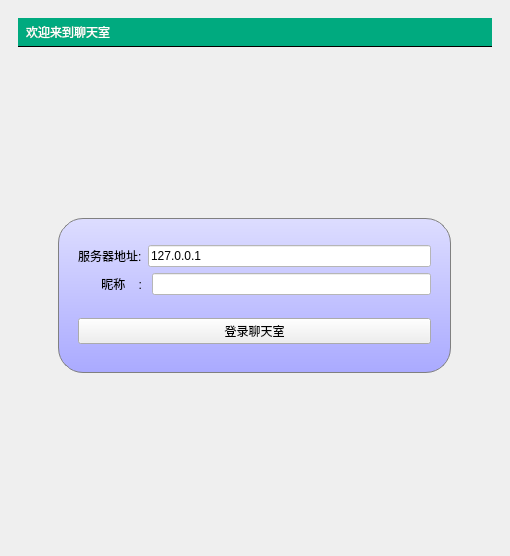
<?xml version="1.0" encoding="UTF-8"?>
<ui version="4.0">
 <class>MainWindow</class>
 <widget class="QMainWindow" name="MainWindow">
  <property name="geometry">
   <rect>
    <x>0</x>
    <y>0</y>
    <width>510</width>
    <height>556</height>
   </rect>
  </property>
  <property name="windowTitle">
   <string>客户端</string>
  </property>
  <widget class="QWidget" name="centralwidget">
   <layout class="QVBoxLayout" name="verticalLayout_8">
    <item>
     <widget class="QStackedWidget" name="stackedWidget_main">
      <property name="currentIndex">
       <number>1</number>
      </property>
      <widget class="QWidget" name="page_4">
       <layout class="QGridLayout" name="gridLayout_2">
        <item row="0" column="1">
         <spacer name="verticalSpacer_5">
          <property name="orientation">
           <enum>Qt::Vertical</enum>
          </property>
          <property name="sizeHint" stdset="0">
           <size>
            <width>20</width>
            <height>178</height>
           </size>
          </property>
         </spacer>
        </item>
        <item row="1" column="0">
         <spacer name="horizontalSpacer_7">
          <property name="orientation">
           <enum>Qt::Horizontal</enum>
          </property>
          <property name="sizeHint" stdset="0">
           <size>
            <width>83</width>
            <height>20</height>
           </size>
          </property>
         </spacer>
        </item>
        <item row="1" column="1">
         <layout class="QVBoxLayout" name="verticalLayout_7">
          <item>
           <layout class="QHBoxLayout" name="horizontalLayout_8">
            <item>
             <widget class="QLabel" name="label_3">
              <property name="minimumSize">
               <size>
                <width>80</width>
                <height>30</height>
               </size>
              </property>
              <property name="text">
               <string>用户名：</string>
              </property>
             </widget>
            </item>
            <item>
             <widget class="QLineEdit" name="lineEdit_username">
              <property name="minimumSize">
               <size>
                <width>200</width>
                <height>30</height>
               </size>
              </property>
              <property name="maximumSize">
               <size>
                <width>200</width>
                <height>30</height>
               </size>
              </property>
             </widget>
            </item>
           </layout>
          </item>
          <item>
           <layout class="QHBoxLayout" name="horizontalLayout_9">
            <item>
             <widget class="QLabel" name="label_4">
              <property name="minimumSize">
               <size>
                <width>80</width>
                <height>30</height>
               </size>
              </property>
              <property name="text">
               <string>密码：</string>
              </property>
             </widget>
            </item>
            <item>
             <widget class="QLineEdit" name="lineEdit_pd">
              <property name="minimumSize">
               <size>
                <width>200</width>
                <height>30</height>
               </size>
              </property>
              <property name="maximumSize">
               <size>
                <width>200</width>
                <height>30</height>
               </size>
              </property>
              <property name="echoMode">
               <enum>QLineEdit::Password</enum>
              </property>
             </widget>
            </item>
           </layout>
          </item>
          <item>
           <spacer name="verticalSpacer_4">
            <property name="orientation">
             <enum>Qt::Vertical</enum>
            </property>
            <property name="sizeType">
             <enum>QSizePolicy::Fixed</enum>
            </property>
            <property name="sizeHint" stdset="0">
             <size>
              <width>20</width>
              <height>40</height>
             </size>
            </property>
           </spacer>
          </item>
          <item>
           <layout class="QHBoxLayout" name="horizontalLayout_10">
            <item>
             <spacer name="horizontalSpacer_5">
              <property name="orientation">
               <enum>Qt::Horizontal</enum>
              </property>
              <property name="sizeHint" stdset="0">
               <size>
                <width>40</width>
                <height>20</height>
               </size>
              </property>
             </spacer>
            </item>
            <item>
             <widget class="QPushButton" name="pushButton_loginin">
              <property name="text">
               <string>登陆</string>
              </property>
             </widget>
            </item>
            <item>
             <spacer name="horizontalSpacer_6">
              <property name="orientation">
               <enum>Qt::Horizontal</enum>
              </property>
              <property name="sizeHint" stdset="0">
               <size>
                <width>40</width>
                <height>20</height>
               </size>
              </property>
             </spacer>
            </item>
           </layout>
          </item>
         </layout>
        </item>
        <item row="1" column="2">
         <spacer name="horizontalSpacer_8">
          <property name="orientation">
           <enum>Qt::Horizontal</enum>
          </property>
          <property name="sizeHint" stdset="0">
           <size>
            <width>83</width>
            <height>20</height>
           </size>
          </property>
         </spacer>
        </item>
        <item row="2" column="1">
         <spacer name="verticalSpacer_6">
          <property name="orientation">
           <enum>Qt::Vertical</enum>
          </property>
          <property name="sizeHint" stdset="0">
           <size>
            <width>20</width>
            <height>178</height>
           </size>
          </property>
         </spacer>
        </item>
       </layout>
      </widget>
      <widget class="QWidget" name="page_5">
       <layout class="QVBoxLayout" name="verticalLayout_6">
        <item>
         <layout class="QVBoxLayout" name="verticalLayout">
          <item>
           <widget class="QLabel" name="titleLabel">
            <property name="styleSheet">
             <string notr="true">#titleLabel{
background: white;
border: none;
border-bottom: 1px solid black;
padding: 5px;
font: 24pt&quot;黑体&quot;;
color: rgb(255,255,255);
background-color:rgba(0,170,127,255);
}
#mainFrame {
border: none;
background: white;}
#loginFrame {
background: qlineargradient(x1: 0, y1: 0, x2: 0, y2: 1,stop: 0 #ddf, stop: 1 #aaf);
border: 1px solid gray;
padding: 10px;
border-radius: 25px;}</string>
            </property>
            <property name="text">
             <string>欢迎来到聊天室</string>
            </property>
           </widget>
          </item>
          <item>
           <widget class="QStackedWidget" name="stackedWidget">
            <property name="currentIndex">
             <number>0</number>
            </property>
            <widget class="QWidget" name="loginPage">
             <layout class="QGridLayout" name="gridLayout">
              <item row="1" column="0">
               <spacer name="horizontalSpacer">
                <property name="orientation">
                 <enum>Qt::Vertical</enum>
                </property>
                <property name="sizeHint" stdset="0">
                 <size>
                  <width>31</width>
                  <height>20</height>
                 </size>
                </property>
               </spacer>
              </item>
              <item row="1" column="1" colspan="2">
               <widget class="QFrame" name="loginFrame">
                <property name="styleSheet">
                 <string notr="true">#titleLabel{
background: white;
color: rgb(255,255,255);
font-size: 20px;
border: none;
border-bottom: 1px sold black;
padding: 5px;}
#mainFrame {
border: none;
background: white;}
#loginFrame {
background: qlineargradient(x1: 0, y1: 0, x2: 0, y2: 1,stop: 0 #ddf, stop: 1 #aaf);
border: 1px solid gray;
padding: 10px;
border-radius: 25px}</string>
                </property>
                <property name="frameShape">
                 <enum>QFrame::NoFrame</enum>
                </property>
                <layout class="QVBoxLayout" name="verticalLayout_3">
                 <item>
                  <layout class="QVBoxLayout" name="verticalLayout_2">
                   <item>
                    <layout class="QHBoxLayout" name="horizontalLayout">
                     <item>
                      <widget class="QLabel" name="label_2">
                       <property name="styleSheet">
                        <string notr="true">#label_2{
color:black;
}</string>
                       </property>
                       <property name="text">
                        <string>服务器地址:</string>
                       </property>
                      </widget>
                     </item>
                     <item>
                      <widget class="QLineEdit" name="serverEdit">
                       <property name="styleSheet">
                        <string notr="true">#serverEdit{
background:white;
color:black;
}
</string>
                       </property>
                       <property name="text">
                        <string>127.0.0.1</string>
                       </property>
                      </widget>
                     </item>
                    </layout>
                   </item>
                   <item>
                    <layout class="QHBoxLayout" name="horizontalLayout_2">
                     <item>
                      <widget class="QLabel" name="label">
                       <property name="styleSheet">
                        <string notr="true">#label_3{
color:black;
}</string>
                       </property>
                       <property name="text">
                        <string>       昵称    : </string>
                       </property>
                      </widget>
                     </item>
                     <item>
                      <widget class="QLineEdit" name="userNameEdit">
                       <property name="styleSheet">
                        <string notr="true">#userNameEdit{
background:white;
color:black;
}</string>
                       </property>
                       <property name="text">
                        <string/>
                       </property>
                      </widget>
                     </item>
                    </layout>
                   </item>
                  </layout>
                 </item>
                 <item>
                  <spacer name="verticalSpacer">
                   <property name="orientation">
                    <enum>Qt::Vertical</enum>
                   </property>
                   <property name="sizeType">
                    <enum>QSizePolicy::Fixed</enum>
                   </property>
                   <property name="sizeHint" stdset="0">
                    <size>
                     <width>20</width>
                     <height>10</height>
                    </size>
                   </property>
                  </spacer>
                 </item>
                 <item>
                  <widget class="QPushButton" name="loginButton">
                   <property name="text">
                    <string>登录聊天室</string>
                   </property>
                  </widget>
                 </item>
                </layout>
               </widget>
              </item>
              <item row="1" column="3">
               <spacer name="horizontalSpacer_2">
                <property name="orientation">
                 <enum>Qt::Vertical</enum>
                </property>
                <property name="sizeHint" stdset="0">
                 <size>
                  <width>32</width>
                  <height>20</height>
                 </size>
                </property>
               </spacer>
              </item>
              <item row="2" column="2">
               <spacer name="verticalSpacer_3">
                <property name="orientation">
                 <enum>Qt::Vertical</enum>
                </property>
                <property name="sizeHint" stdset="0">
                 <size>
                  <width>20</width>
                  <height>83</height>
                 </size>
                </property>
               </spacer>
              </item>
              <item row="0" column="1">
               <spacer name="verticalSpacer_2">
                <property name="orientation">
                 <enum>Qt::Vertical</enum>
                </property>
                <property name="sizeHint" stdset="0">
                 <size>
                  <width>20</width>
                  <height>148</height>
                 </size>
                </property>
               </spacer>
              </item>
             </layout>
            </widget>
            <widget class="QWidget" name="chatPage">
             <layout class="QVBoxLayout" name="verticalLayout_4">
              <item>
               <layout class="QHBoxLayout" name="horizontalLayout_3">
                <item>
                 <widget class="QTextEdit" name="roomTextEdit">
                  <property name="maximumSize">
                   <size>
                    <width>16777215</width>
                    <height>16777215</height>
                   </size>
                  </property>
                 </widget>
                </item>
                <item>
                 <widget class="QListWidget" name="userListWidget">
                  <property name="maximumSize">
                   <size>
                    <width>120</width>
                    <height>16777215</height>
                   </size>
                  </property>
                 </widget>
                </item>
               </layout>
              </item>
              <item>
               <layout class="QHBoxLayout" name="horizontalLayout_7">
                <item>
                 <spacer name="horizontalSpacer_4">
                  <property name="orientation">
                   <enum>Qt::Horizontal</enum>
                  </property>
                  <property name="sizeHint" stdset="0">
                   <size>
                    <width>40</width>
                    <height>20</height>
                   </size>
                  </property>
                 </spacer>
                </item>
                <item>
                 <widget class="QPushButton" name="pushButton_kickout">
                  <property name="text">
                   <string>踢出</string>
                  </property>
                 </widget>
                </item>
               </layout>
              </item>
              <item>
               <layout class="QHBoxLayout" name="horizontalLayout_4">
                <item>
                 <widget class="QLineEdit" name="sayLineEdit"/>
                </item>
                <item>
                 <widget class="QPushButton" name="sayButton">
                  <property name="text">
                   <string>发送</string>
                  </property>
                 </widget>
                </item>
                <item>
                 <widget class="QPushButton" name="loginoutButton">
                  <property name="text">
                   <string>退出</string>
                  </property>
                 </widget>
                </item>
               </layout>
              </item>
             </layout>
            </widget>
            <widget class="QWidget" name="page">
             <layout class="QVBoxLayout" name="verticalLayout_5">
              <item>
               <layout class="QHBoxLayout" name="horizontalLayout_5">
                <item>
                 <widget class="QLabel" name="label_privatename">
                  <property name="minimumSize">
                   <size>
                    <width>100</width>
                    <height>0</height>
                   </size>
                  </property>
                  <property name="text">
                   <string/>
                  </property>
                 </widget>
                </item>
                <item>
                 <spacer name="horizontalSpacer_3">
                  <property name="orientation">
                   <enum>Qt::Horizontal</enum>
                  </property>
                  <property name="sizeHint" stdset="0">
                   <size>
                    <width>40</width>
                    <height>20</height>
                   </size>
                  </property>
                 </spacer>
                </item>
               </layout>
              </item>
              <item>
               <widget class="QTextBrowser" name="textBrowser"/>
              </item>
              <item>
               <layout class="QHBoxLayout" name="horizontalLayout_6">
                <item>
                 <widget class="QLineEdit" name="lineEdit_private"/>
                </item>
                <item>
                 <widget class="QPushButton" name="pushButton_privatesend">
                  <property name="text">
                   <string>发送</string>
                  </property>
                 </widget>
                </item>
                <item>
                 <widget class="QPushButton" name="pushButton_privatereturn">
                  <property name="text">
                   <string>返回大厅</string>
                  </property>
                 </widget>
                </item>
               </layout>
              </item>
             </layout>
            </widget>
           </widget>
          </item>
         </layout>
        </item>
       </layout>
      </widget>
     </widget>
    </item>
   </layout>
  </widget>
 </widget>
 <resources/>
 <connections/>
</ui>
